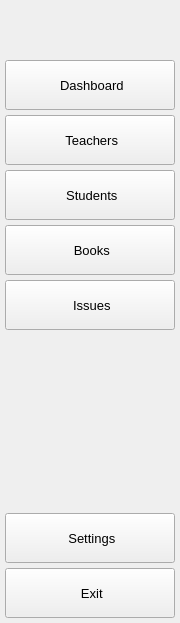
     <widget class="QWidget" name="full_name_menu" native="true">
      <property name="enabled">
       <bool>true</bool>
      </property>
      <property name="sizePolicy">
       <sizepolicy hsizetype="Expanding" vsizetype="Expanding">
        <horstretch>0</horstretch>
        <verstretch>0</verstretch>
       </sizepolicy>
      </property>
      <property name="minimumSize">
       <size>
        <width>180</width>
        <height>0</height>
       </size>
      </property>
      <property name="maximumSize">
       <size>
        <width>180</width>
        <height>16777215</height>
       </size>
      </property>
      <layout class="QVBoxLayout" name="verticalLayout_2">
       <property name="spacing">
        <number>5</number>
       </property>
       <property name="leftMargin">
        <number>5</number>
       </property>
       <property name="topMargin">
        <number>5</number>
       </property>
       <property name="rightMargin">
        <number>5</number>
       </property>
       <property name="bottomMargin">
        <number>5</number>
       </property>
       <item>
        <layout class="QHBoxLayout" name="horizontalLayout">
         <item>
          <widget class="QLabel" name="lms_icon_2">
           <property name="minimumSize">
            <size>
             <width>50</width>
             <height>50</height>
            </size>
           </property>
           <property name="maximumSize">
            <size>
             <width>50</width>
             <height>50</height>
            </size>
           </property>
           <property name="text">
            <string/>
           </property>
           <property name="pixmap">
            <pixmap resource="resource.qrc">:/icon/icon/digital-library.png</pixmap>
           </property>
           <property name="scaledContents">
            <bool>true</bool>
           </property>
          </widget>
         </item>
        </layout>
       </item>
       <item>
        <widget class="QPushButton" name="dashboard_btn_2">
         <property name="sizePolicy">
          <sizepolicy hsizetype="Minimum" vsizetype="Minimum">
           <horstretch>0</horstretch>
           <verstretch>0</verstretch>
          </sizepolicy>
         </property>
         <property name="minimumSize">
          <size>
           <width>150</width>
           <height>50</height>
          </size>
         </property>
         <property name="font">
          <font>
           <pointsize>10</pointsize>
          </font>
         </property>
         <property name="text">
          <string> Dashboard</string>
         </property>
         <property name="icon">
          <iconset resource="resource.qrc">
           <normaloff>:/icon/icon/dashboard.png</normaloff>:/icon/icon/dashboard.png</iconset>
         </property>
         <property name="iconSize">
          <size>
           <width>30</width>
           <height>30</height>
          </size>
         </property>
         <property name="checkable">
          <bool>true</bool>
         </property>
         <property name="autoExclusive">
          <bool>true</bool>
         </property>
        </widget>
       </item>
       <item>
        <widget class="QPushButton" name="teachers_btn_2">
         <property name="sizePolicy">
          <sizepolicy hsizetype="Minimum" vsizetype="Fixed">
           <horstretch>0</horstretch>
           <verstretch>0</verstretch>
          </sizepolicy>
         </property>
         <property name="minimumSize">
          <size>
           <width>150</width>
           <height>50</height>
          </size>
         </property>
         <property name="font">
          <font>
           <pointsize>10</pointsize>
          </font>
         </property>
         <property name="text">
          <string> Teachers</string>
         </property>
         <property name="icon">
          <iconset resource="resource.qrc">
           <normaloff>:/icon/icon/teacher.png</normaloff>:/icon/icon/teacher.png</iconset>
         </property>
         <property name="iconSize">
          <size>
           <width>30</width>
           <height>30</height>
          </size>
         </property>
         <property name="checkable">
          <bool>true</bool>
         </property>
         <property name="autoExclusive">
          <bool>true</bool>
         </property>
        </widget>
       </item>
       <item>
        <widget class="QPushButton" name="students_btn_2">
         <property name="sizePolicy">
          <sizepolicy hsizetype="Minimum" vsizetype="Fixed">
           <horstretch>0</horstretch>
           <verstretch>0</verstretch>
          </sizepolicy>
         </property>
         <property name="minimumSize">
          <size>
           <width>150</width>
           <height>50</height>
          </size>
         </property>
         <property name="font">
          <font>
           <pointsize>10</pointsize>
          </font>
         </property>
         <property name="text">
          <string> Students</string>
         </property>
         <property name="icon">
          <iconset resource="resource.qrc">
           <normaloff>:/icon/icon/graduate-avatar.png</normaloff>:/icon/icon/graduate-avatar.png</iconset>
         </property>
         <property name="iconSize">
          <size>
           <width>25</width>
           <height>25</height>
          </size>
         </property>
         <property name="checkable">
          <bool>true</bool>
         </property>
         <property name="autoExclusive">
          <bool>true</bool>
         </property>
        </widget>
       </item>
       <item>
        <widget class="QPushButton" name="books_btn_2">
         <property name="sizePolicy">
          <sizepolicy hsizetype="Minimum" vsizetype="Fixed">
           <horstretch>0</horstretch>
           <verstretch>0</verstretch>
          </sizepolicy>
         </property>
         <property name="minimumSize">
          <size>
           <width>150</width>
           <height>50</height>
          </size>
         </property>
         <property name="font">
          <font>
           <pointsize>10</pointsize>
          </font>
         </property>
         <property name="layoutDirection">
          <enum>Qt::LeftToRight</enum>
         </property>
         <property name="text">
          <string> Books</string>
         </property>
         <property name="icon">
          <iconset resource="resource.qrc">
           <normaloff>:/icon/icon/open-book.png</normaloff>:/icon/icon/open-book.png</iconset>
         </property>
         <property name="iconSize">
          <size>
           <width>30</width>
           <height>30</height>
          </size>
         </property>
         <property name="checkable">
          <bool>true</bool>
         </property>
         <property name="autoExclusive">
          <bool>true</bool>
         </property>
        </widget>
       </item>
       <item>
        <widget class="QPushButton" name="issues_btn_2">
         <property name="minimumSize">
          <size>
           <width>150</width>
           <height>50</height>
          </size>
         </property>
         <property name="font">
          <font>
           <pointsize>10</pointsize>
          </font>
         </property>
         <property name="text">
          <string> Issues</string>
         </property>
         <property name="icon">
          <iconset resource="resource.qrc">
           <normaloff>:/icon/icon/borrow.png</normaloff>:/icon/icon/borrow.png</iconset>
         </property>
         <property name="iconSize">
          <size>
           <width>30</width>
           <height>30</height>
          </size>
         </property>
         <property name="checkable">
          <bool>true</bool>
         </property>
         <property name="autoExclusive">
          <bool>true</bool>
         </property>
        </widget>
       </item>
       <item>
        <spacer name="verticalSpacer_2">
         <property name="orientation">
          <enum>Qt::Vertical</enum>
         </property>
         <property name="sizeHint" stdset="0">
          <size>
           <width>17</width>
           <height>178</height>
          </size>
         </property>
        </spacer>
       </item>
       <item>
        <widget class="QPushButton" name="settings_btn_2">
         <property name="sizePolicy">
          <sizepolicy hsizetype="Minimum" vsizetype="Minimum">
           <horstretch>0</horstretch>
           <verstretch>0</verstretch>
          </sizepolicy>
         </property>
         <property name="minimumSize">
          <size>
           <width>150</width>
           <height>50</height>
          </size>
         </property>
         <property name="font">
          <font>
           <pointsize>10</pointsize>
          </font>
         </property>
         <property name="text">
          <string> Settings</string>
         </property>
         <property name="icon">
          <iconset resource="resource.qrc">
           <normaloff>:/icon/icon/settings.png</normaloff>:/icon/icon/settings.png</iconset>
         </property>
         <property name="iconSize">
          <size>
           <width>30</width>
           <height>30</height>
          </size>
         </property>
         <property name="checkable">
          <bool>true</bool>
         </property>
         <property name="autoExclusive">
          <bool>true</bool>
         </property>
        </widget>
       </item>
       <item>
        <widget class="QPushButton" name="exit_btn_2">
         <property name="sizePolicy">
          <sizepolicy hsizetype="Minimum" vsizetype="Minimum">
           <horstretch>0</horstretch>
           <verstretch>0</verstretch>
          </sizepolicy>
         </property>
         <property name="minimumSize">
          <size>
           <width>150</width>
           <height>50</height>
          </size>
         </property>
         <property name="font">
          <font>
           <pointsize>10</pointsize>
          </font>
         </property>
         <property name="text">
          <string> Exit</string>
         </property>
         <property name="icon">
          <iconset resource="resource.qrc">
           <normaloff>:/icon/icon/logout.png</normaloff>:/icon/icon/logout.png</iconset>
         </property>
         <property name="iconSize">
          <size>
           <width>30</width>
           <height>30</height>
          </size>
         </property>
         <property name="checkable">
          <bool>true</bool>
         </property>
         <property name="autoExclusive">
          <bool>true</bool>
         </property>
        </widget>
       </item>
      </layout>
     </widget>
